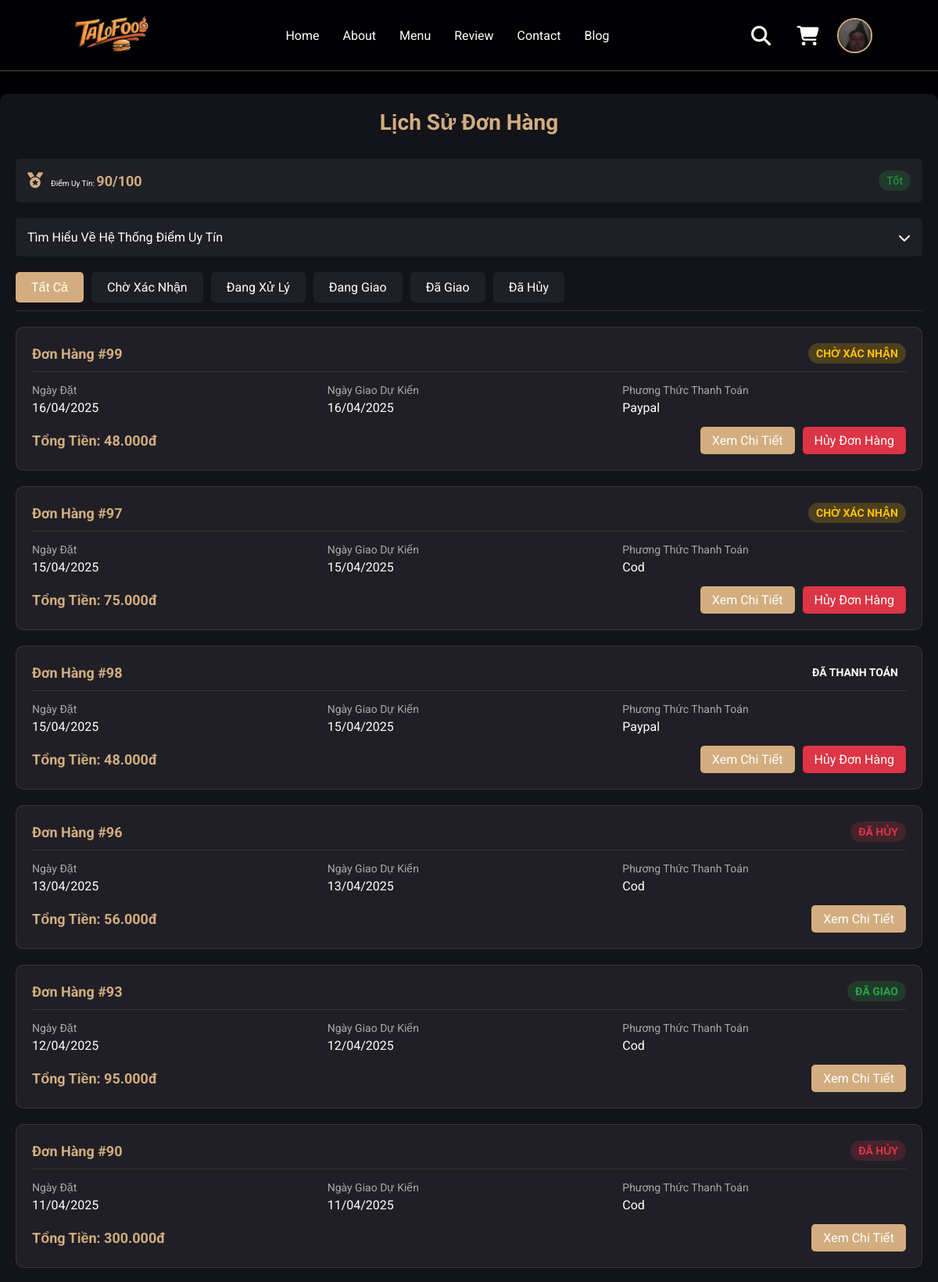
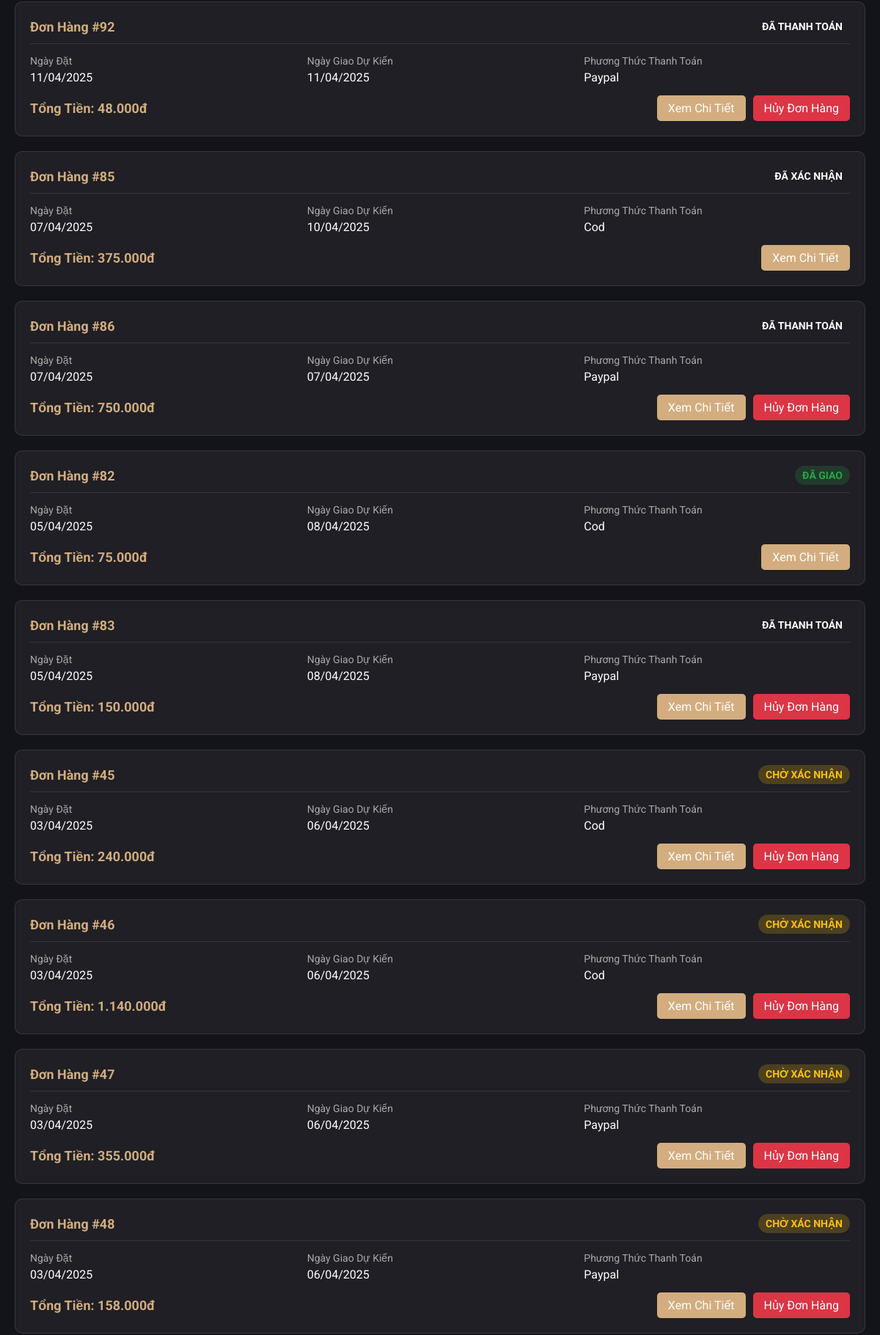
Page /order_history.php (signed in, upper part) on the committed database (2 pictures, top to bottom).
### tables this page shows
CREATE TABLE `account` (
  `account_id` int(11) NOT NULL,
  `username` varchar(50) NOT NULL,
  `password` text NOT NULL,
  `email` varchar(50) NOT NULL,
  `phone` varchar(50) NOT NULL,
  `id_role` int(11) NOT NULL,
  `address` varchar(200) DEFAULT NULL,
  `status` int(11) DEFAULT NULL,
  `login_attempts` int(11) DEFAULT 0,
  `locked_until` datetime DEFAULT NULL,
  `profile_image` varchar(255) DEFAULT NULL,
  `reputation_points` int(11) DEFAULT 100
);

CREATE TABLE `bill` (
  `bill_id` int(11) NOT NULL,
  `ngaydat` date NOT NULL,
  `ngaygiao` date NOT NULL,
  `id_account` int(11) NOT NULL,
  `status` varchar(50) DEFAULT NULL,
  `address` varchar(250) DEFAULT NULL,
  `total_amount` decimal(10,2) DEFAULT 0.00,
  `payment_method` varchar(50) DEFAULT 'COD',
  `created_at` datetime DEFAULT current_timestamp(),
  `phone` varchar(50) NOT NULL,
  `name` varchar(50) DEFAULT NULL
);

### order_history.php (the view, shortened to what the rows shown need)
<?php
$database = new Database();
$conn = $database->getConnection();
$user_id = $_SESSION['user_id'];
try {
    $stmt = $conn->prepare("SELECT reputation_points FROM account WHERE account_id = ?");
    $stmt->execute([$user_id]);
    $reputation_result = $stmt->fetch(PDO::FETCH_ASSOC);
    $reputation_points = $reputation_result ? $reputation_result['reputation_points'] : 100;
    $reputation_status_class = '';
    $reputation_status_text = '';
    if ($reputation_points >= 70) {
        $reputation_status_class = 'reputation-normal';
        $reputation_status_text = 'Tốt';
    } elseif ($reputation_points >= 40) {
        $reputation_status_class = 'reputation-warning-status';
        $reputation_status_text = 'Trung bình';
    } elseif ($reputation_points >= 10) {
        $reputation_status_class = 'reputation-danger';
        $reputation_status_text = 'Thấp';
    } else {
        $reputation_status_class = 'reputation-danger';
        $reputation_status_text = 'Rất thấp';
    }
} catch (PDOException $e) {
    error_log("Error: " . $e->getMessage());
    $reputation_points = 100;
    $reputation_status_class = 'reputation-normal';
    $reputation_status_text = 'Tốt';
}
try {
    $stmt = $conn->prepare("
        SELECT bill_id, ngaydat, ngaygiao, status, address, total_amount, payment_method, created_at, phone
        FROM bill
        WHERE id_account = :user_id
        ORDER BY ngaydat DESC
    ");
    $stmt->bindParam(':user_id', $user_id, PDO::PARAM_INT);
    $stmt->execute();
    $orders = $stmt->fetchAll(PDO::FETCH_ASSOC);
    $orderDetails = [];
} catch (PDOException $e) {
    error_log("Error: " . $e->getMessage());
    $_SESSION['toast'] = [
        'message' => 'Có lỗi xảy ra khi lấy dữ liệu đơn hàng',
        'type' => 'error'
    ];
}
?>
<!DOCTYPE html>
<html lang="vi">
<head>
    <link rel="stylesheet" href="https://cdnjs.cloudflare.com/ajax/libs/font-awesome/6.4.0/css/all.min.css">
    <link rel="stylesheet" href="https://cdn.jsdelivr.net/npm/toastify-js/src/toastify.min.css">
    <link rel="stylesheet" href="assets/css/home.css">
    <link rel="stylesheet" href="assets/css/header.css">
    <link rel="stylesheet" href="assets/css/footer.css">
</head>
<body>
    <?php include 'includes/header.php'; ?>
    <div class="order-history-container">
        <div class="order-history-header">
            <h2>Lịch sử đơn hàng</h2>
        </div>
        <div class="reputation-info">
            <div class="reputation-points">
                <i class="fas fa-medal"></i>
                <span>Điểm uy tín: <span class="reputation-value"><?php echo $reputation_points; ?>/100</span></span>
            </div>
            <span class="reputation-status <?php echo $reputation_status_class; ?>">
                <?php echo $reputation_status_text; ?>
            </span>
        </div>
        <?php if (isset($_GET['order_id']) && isset($currentOrder)): ?>
            <a href="order_history.php" class="back-btn">
                <i class="fas fa-arrow-left"></i> Quay lại danh sách đơn hàng
            </a>
            <div class="order-detail-modal">
                <div class="modal-header">
                    <h2 class="modal-title">Chi tiết đơn hàng #<?php echo $currentOrder['bill_id']; ?></h2>
                </div>
                <div class="order-summary">
                    <h3 class="summary-header">Thông tin đơn hàng</h3>
                    <div class="summary-details">
                        <div class="summary-item">
                            <span class="summary-label">Mã đơn hàng</span>
                            <span class="summary-value">#<?php echo $currentOrder['bill_id']; ?></span>
                        </div>
                        <div class="summary-item">
                            <span class="summary-label">Ngày đặt</span>
                            <span class="summary-value"><?php echo date('d/m/Y', strtotime($currentOrder['ngaydat'])); ?></span>
                        </div>
                        <div class="summary-item">
                            <span class="summary-label">Ngày giao dự kiến</span>
                            <span class="summary-value"><?php echo date('d/m/Y', strtotime($currentOrder['ngaygiao'])); ?></span>
                        </div>
                        <div class="summary-item">
                            <span class="summary-label">Trạng thái</span>
                            <span class="summary-value">
                                <?php
                                $statusClass = '';
                                switch($currentOrder['status']) {
                                    case 'Chờ xác nhận':
                                        $statusClass = 'status-pending';
                                        break;
                                    case 'Đang xử lý':
                                        $statusClass = 'status-processing';
                                        break;
                                    case 'Đang giao':
                                        $statusClass = 'status-shipping';
                                        break;
                                    case 'Đã giao':
                                        $statusClass = 'status-delivered';
                                        break;
                                    case 'Đã hủy':
                                        $statusClass = 'status-cancelled';
                                        break;
                                }
                                ?>
                                <span class="order-status <?php echo $statusClass; ?>"><?php echo $currentOrder['status']; ?></span>
                            </span>
                        </div>
                        <div class="summary-item">
                            <span class="summary-label">Địa chỉ giao hàng</span>
                            <span class="summary-value"><?php echo htmlspecialchars($currentOrder['address']); ?></span>
                        </div>
                        <div class="summary-item">
                            <span class="summary-label">Số điện thoại</span>
                            <span class="summary-value"><?php echo htmlspecialchars($currentOrder['phone']); ?></span>
                        </div>
                        <div class="summary-item">
                            <span class="summary-label">Phương thức thanh toán</span>
                            <span class="summary-value"><?php echo htmlspecialchars($currentOrder['payment_method']); ?></span>
                        </div>
                    </div>
                </div>
                <div class="order-items">
                    <h3 class="summary-header">Chi tiết sản phẩm</h3>
                    <div class="item-header">
                        <div>Sản phẩm</div>
                        <div>Tên sản phẩm</div>
                        <div>Giá</div>
                        <div>Số lượng</div>
                        <div>Tổng tiền</div>
                    </div>
                    <?php foreach ($orderDetails as $item): ?>
                    <div class="order-item">
                        <div class="item-image">
                            <img src="uploads/foods/<?php echo htmlspecialchars($item['image']); ?>" alt="<?php echo htmlspecialchars($item['food_name']); ?>">
                        </div>
                        <div class="item-name"><?php echo htmlspecialchars($item['food_name']); ?></div>
                        <div class="item-price"><?php echo number_format($item['price'], 0, ',', '.'); ?>đ</div>
                        <div class="item-quantity"><?php echo $item['count']; ?></div>
                        <div class="item-subtotal"><?php echo number_format($item['price'] * $item['count'], 0, ',', '.'); ?>đ
                    </div>
                    </div>
                    <div class="item-actions">
                            <?php
                            if ($currentOrder['status'] == 'Đã giao'):
                                $reviewed = false;
                                $reviewStmt = $conn->prepare("SELECT review_id, star_rating, comment FROM reviews
                                                           WHERE id_account = ? AND id_food = ?");
                                $reviewStmt->execute([$_SESSION['user_id'], $item['id_food']]);
                                $review = $reviewStmt->fetch(PDO::FETCH_ASSOC);
                                if ($review):
                                    $reviewed = true;
                            ?>
                                <div class="review-box">
                                    <div class="user-rating">
                                        <?php for ($i = 1; $i <= 5; $i++): ?>
                                            <i class="fas fa-star <?php echo ($i <= $review['star_rating']) ? 'active' : ''; ?>"></i>
                                        <?php endfor; ?>
                                    </div>
                                    <div class="user-comment"><?php echo htmlspecialchars($review['comment']); ?></div>
                                    <button class="edit-review-btn" data-food-id="<?php echo $item['id_food']; ?>"
                                        data-food-name="<?php echo htmlspecialchars($item['food_name']); ?>"
                                        data-rating="<?php echo $review['star_rating']; ?>"
                                        data-comment="<?php echo htmlspecialchars($review['comment']); ?>">
                                        <i class="fas fa-edit"></i> Sửa đánh giá
                                    </button>
                                </div>
                            <?php else: ?>
                                <button class="write-review-btn" data-food-id="<?php echo $item['id_food']; ?>"
                                    data-food-name="<?php echo htmlspecialchars($item['food_name']); ?>">
                                    <i class="fas fa-star"></i> Đánh giá sản phẩm
                                </button>
                            <?php
                                endif;
                            endif;
                            ?>
                        </div>
                    <?php endforeach; ?>
                    <div class="order-total">
                        Tổng thanh toán: <span><?php echo number_format($currentOrder['total_amount'], 0, ',', '.'); ?>đ</span>
                    </div>
                </div>
            </div>
        <?php else: ?>
            <?php if (empty($orders)): ?>
            <div class="no-orders">
                <i class="fas fa-shopping-basket"></i>
                <h3>Bạn chưa có đơn hàng nào</h3>
                <p>Hãy khám phá các món ăn ngon của chúng tôi và đặt ngay nhé!</p>
                <a href="menu.php" class="btn">Đặt món ngay</a>
            </div>
            <?php else: ?>
            <div class="order-list">
                <?php foreach ($orders as $order): ?>
                <div class="order-card" data-status="<?php echo $order['status']; ?>">
                    <div class="order-header">
                        <div class="order-id">Đơn hàng #<?php echo $order['bill_id']; ?></div>
                        <?php
                        $statusClass = '';
                        switch($order['status']) {
                            case 'Chờ xác nhận':
                                $statusClass = 'status-pending';
                                break;
                            case 'Đã giao':
                                $statusClass = 'status-delivered';
                                break;
                            case 'Đã hủy':
                                $statusClass = 'status-cancelled';
                                break;
                        }
                        ?>
                        <div class="order-status <?php echo $statusClass; ?>"><?php echo $order['status']; ?></div>
                    </div>
                    <div class="order-details">
                        <div class="detail-item">
                            <span class="detail-label">Ngày đặt</span>
                            <span class="detail-value"><?php echo date('d/m/Y', strtotime($order['ngaydat'])); ?></span>
                        </div>
                        <div class="detail-item">
                            <span class="detail-label">Ngày giao dự kiến</span>
                            <span class="detail-value"><?php echo date('d/m/Y', strtotime($order['ngaygiao'])); ?></span>
                        </div>
                        <div class="detail-item">
                            <span class="detail-label">Phương thức thanh toán</span>
                            <span class="detail-value"><?php echo htmlspecialchars($order['payment_method']); ?></span>
                        </div>
                    </div>
                    <div class="order-actions">
                        <div class="total-amount">
                            Tổng tiền: <span><?php echo number_format($order['total_amount'], 0, ',', '.'); ?>đ</span>
                        </div>
                        <div class="action-buttons">
                            <a href="order_history.php?order_id=<?php echo $order['bill_id']; ?>" class="btn-view-details">
                                Xem chi tiết
                            </a>
                            <?php
                            if (in_array($order['status'], ['Chờ xác nhận', 'Đang xử lý', 'Đã thanh toán'])):
                            ?>
                            <button class="btn-cancel-order" data-order-id="<?php echo $order['bill_id']; ?>"
                                    data-reputation="<?php echo $reputation_points; ?>">
                                Hủy đơn hàng
                            </button>
                            <?php endif; ?>
                        </div>
                    </div>
                </div>
                <?php endforeach; ?>
            </div>
            <?php endif; ?>
        <?php endif; ?>
    </div>
</body>
</html>

### includes/header.php (shortened to what the rows shown need)
<?php
$user_image = null;
if (isset($_SESSION['user_id'])) {
    $database = new Database();
    $conn = $database->getConnection();
    try {
        $stmt = $conn->prepare("SELECT profile_image, username FROM account WHERE account_id = ?");
        $stmt->execute([$_SESSION['user_id']]);
        $header_user = $stmt->fetch(PDO::FETCH_ASSOC);
        $user_image = $header_user['profile_image'];
    } catch(PDOException $e) {
        error_log("Error: " . $e->getMessage());
    }
}
?>
<link rel="stylesheet" href="assets/css/transitions.css">
<link rel="stylesheet" href="assets/css/header.css">
<link rel="stylesheet" href="assets/css/cart.css">
<header class="header">
    <div class="icons">
        <?php if (isset($_SESSION['user_id'])): ?>
            <div class="user-profile-dropdown">
                <div class="user-profile">
                    <img src="<?php echo $user_image ? 'uploads/avatars/' . htmlspecialchars($user_image) : 'assets/images/default-avatar.png'; ?>"
                         alt="User Profile">
                </div>
            </div>
        <?php else: ?>
            <div class="fas fa-sign-in-alt" id="login-btn" onclick="window.location.href='login.php'" title="Đăng nhập"></div>
        <?php endif; ?>
    </div>
</header>

### rows in the picture
account: profile_image (picture), reputation_points "90", reputation_points "Tốt"
bill: bill_id "99", status "CHỜ XÁC NHẬN", ngaydat "16/04/2025", ngaygiao "16/04/2025", payment_method "Paypal", total_amount "48.000"
bill: bill_id "97", status "CHỜ XÁC NHẬN", ngaydat "15/04/2025", ngaygiao "15/04/2025", payment_method "Cod", total_amount "75.000"
bill: bill_id "98", status "ĐÃ THANH TOÁN", ngaydat "15/04/2025", ngaygiao "15/04/2025", payment_method "Paypal", total_amount "48.000"
bill: bill_id "96", status "ĐÃ HỦY", ngaydat "13/04/2025", ngaygiao "13/04/2025", payment_method "Cod", total_amount "56.000"
bill: bill_id "93", status "ĐÃ GIAO", ngaydat "12/04/2025", ngaygiao "12/04/2025", payment_method "Cod", total_amount "95.000"
bill: bill_id "90", status "ĐÃ HỦY", ngaydat "11/04/2025", ngaygiao "11/04/2025", payment_method "Cod", total_amount "300.000"
bill: bill_id "92", status "ĐÃ THANH TOÁN", ngaydat "11/04/2025", ngaygiao "11/04/2025", payment_method "Paypal", total_amount "48.000"
bill: bill_id "85", status "ĐÃ XÁC NHẬN", ngaydat "07/04/2025", ngaygiao "10/04/2025", payment_method "Cod", total_amount "375.000"
bill: bill_id "86", status "ĐÃ THANH TOÁN", ngaydat "07/04/2025", ngaygiao "07/04/2025", payment_method "Paypal", total_amount "750.000"
bill: bill_id "82", status "ĐÃ GIAO", ngaydat "05/04/2025", ngaygiao "08/04/2025", payment_method "Cod", total_amount "75.000"
bill: bill_id "83", status "ĐÃ THANH TOÁN", ngaydat "05/04/2025", ngaygiao "08/04/2025", payment_method "Paypal", total_amount "150.000"
bill: bill_id "45", status "CHỜ XÁC NHẬN", ngaydat "03/04/2025", ngaygiao "06/04/2025", payment_method "Cod", total_amount "240.000"
bill: bill_id "46", status "CHỜ XÁC NHẬN", ngaydat "03/04/2025", ngaygiao "06/04/2025", payment_method "Cod", total_amount "1.140.000"
bill: bill_id "47", status "CHỜ XÁC NHẬN", ngaydat "03/04/2025", ngaygiao "06/04/2025", payment_method "Paypal", total_amount "355.000"
bill: bill_id "48", status "CHỜ XÁC NHẬN", ngaydat "03/04/2025", ngaygiao "06/04/2025", payment_method "Paypal", total_amount "158.000"
